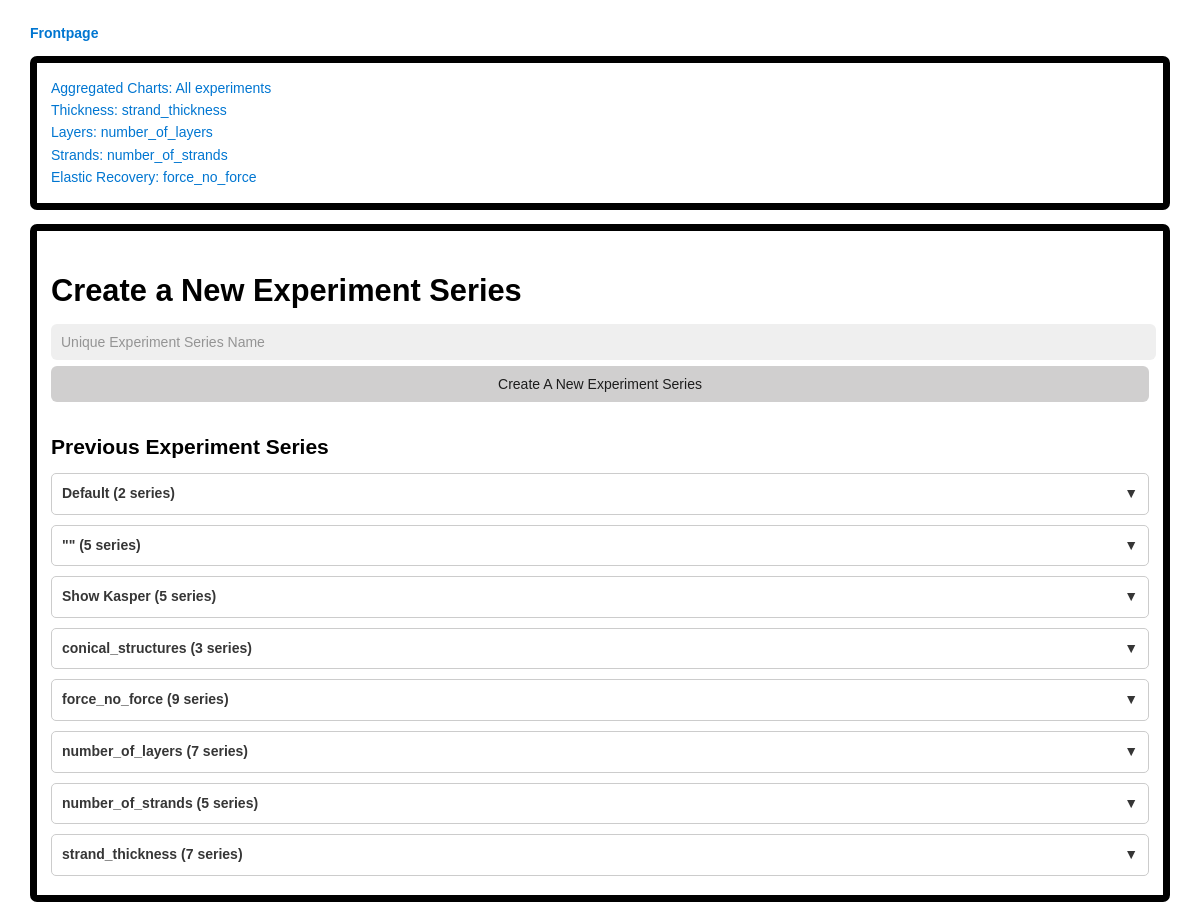
The page / on the database its author committed.
### database/models/experiment_series_model.py (models this page shows, shortened)
class ExperimentSeries(Base):
	__tablename__ = 'experiment_series'
	experiment_series_name = Column(String, primary_key=True, unique=True, nullable=False)
	group_name = Column(String, default='')
	description = Column(String, default='')
	num_experiments = Column(Integer, default=50)
	max_simulation_time = Column(Float, default=10.0)
	bounding_box_volume_threshold = Column(Float, default=1.8)
	beam_strain_threshold = Column(Float, default=0.08)
	node_velocity_threshold = Column(Float, default=3.0)
	initial_force_applied_in_y_direction = Column(Float, default=0.0)
	final_force_in_y_direction = Column(Float, default=0.0)
	initial_top_nodes_force_in_y_direction = Column(Float, default=0.0)
	final_top_nodes_force_in_y_direction = Column(Float, default=0.0)
	initial_force_applied_in_x_direction = Column(Float, default=0.0)
	final_force_in_x_direction = Column(Float, default=0.0)
	initial_force_applied_in_z_direction = Column(Float, default=0.0)
	final_force_in_z_direction = Column(Float, default=0.0)
	torsional_force = Column(Float, default=0.0)
	reset_force_after_seconds = Column(Integer)
	num_strands = Column(Integer, default=8)
	num_layers = Column(Integer, default=5)
	radius = Column(Float, default=0.1)
	pitch = Column(Float, default=0.1)  # The distance between two consecutive strands in the same layer
	radius_taper = Column(Float, default=0.0)  # Conicity (how much it narrows towards the top)
	strand_radius = Column(Float, default=0.007)
	material_youngs_modulus = Column(Float, default=1.72e10)  # Glass-reinforced polyester (GRP) https://en.wikipedia.org/wiki/Young%27s_modulus
	weight_kg = Column(Float, default=None)
	height_m = Column(Float, default=None)
	is_experiments_outdated = Column(Boolean, default=False) # Used to know that the values in this table have been changed without rerunning the experiments

### experiments_server/server.py (the view)
@app.route("/")
def index_page():
    grouped_experiment_series = select_all_experiment_series_grouped(g.db)
    return render_template(
        "frontpage/frontpage.html",
        grouped_experiment_series=grouped_experiment_series
    )

### database/queries/experiment_series_queries.py (called while the page is built)
def select_all_experiment_series_grouped(session):
	experiment_series = session.query(ExperimentSeries).order_by(ExperimentSeries.group_name, ExperimentSeries.experiment_series_name).all()
	grouped_experiment_series = {}
	for series in experiment_series:
		group_name = series.group_name or "Default"
		if group_name not in grouped_experiment_series:
			grouped_experiment_series[group_name] = []
		grouped_experiment_series[group_name].append(series)
	return grouped_experiment_series

### experiments_server/server.py (called while the page is built)
@app.before_request
def create_session():
	g.db = SessionLocal()

@app.teardown_appcontext
def teardown_session(exception=None):
	db = g.pop('db', None)
	if db is not None:
		db.close()

### experiments_server/templates/frontpage/frontpage.html (shortened to what this page needs)
{% extends "layout.html" %}
{% block body %}
<div class="block">
    <div style="font-size: 14px; line-height: 1.6;">
        <a href="/aggregated_charts">Aggregated Charts: All experiments</a><br>
        <a href="/thickness_analysis">Thickness: strand_thickness</a><br>
        <a href="/layer_analysis">Layers: number_of_layers</a><br>
        <a href="/strands_analysis">Strands: number_of_strands</a><br>
        <a href="/force_no_force_analysis">Elastic Recovery: force_no_force</a>
    </div>
</div>
<div class="block">
<h1>Create a New Experiment Series</h1>
<form action="/api/experiment_series" method="POST">
    <input id="new-experiment-input" type="text" placeholder="Unique Experiment Series Name" name="experiment_series_name" required>
    <button id="new-experiment-button">Create A New Experiment Series</button>
</form>
<h2>Previous Experiment Series</h2>
{% for group_name, experiment_series_list in grouped_experiment_series.items() %}
<div class="experiment-group collapsed">
    <div class="group-header" onclick="toggleGroup(this)">
        {{ group_name }} ({{ experiment_series_list|length }} series)
        <span class="toggle-icon">▼</span>
    </div>
</div>
{% endfor %}
</div>
{% endblock %}

### experiments_server/templates/layout.html (shortened to what this page needs)
<!DOCTYPE html>
<html>
<head>
  <link rel="stylesheet" href="{{ url_for('static', filename='water.css') }}">
  <link rel="stylesheet" type="text/css" href="{{ url_for('static', filename='style.css') }}">
</head>
<body>
  <nav>
    <h4><a id="nav-logo" href="/">Frontpage</a></h4>
  </nav>
  <div class="body">
  	{% block body %}{% endblock %}
  </div>
</body>
</html>

### experiments_server/static/water.css (style rules this page uses)
:root { --background-body: #fff; --background: #efefef; --background-alt: #f7f7f7; --selection: #9e9e9e; --text-main: #363636; --text-bright: #000; --text-muted: #70777f; --links: #0076d1; --focus: #0096bfab; --border: #dbdbdb; --code: #000; --animation-duration: 0.1s; --button-base: #d0cfcf; --button-hover: #9b9b9b; --scrollbar-thumb: rgb(170, 170, 170); --scrollbar-thumb-hover: var(--button-hover); --form-placeholder: #949494; --form-text: #1d1d1d; --variable: #39a33c; --highlight: #ff0; }
html { scrollbar-color: rgb(170, 170, 170) #fff; scrollbar-color: var(--scrollbar-thumb) var(--background-body); scrollbar-width: thin; }
body { font-family: system-ui, -apple-system, BlinkMacSystemFont, 'Segoe UI', 'Roboto', 'Oxygen', 'Ubuntu', 'Cantarell', 'Fira Sans', 'Droid Sans', 'Helvetica Neue', 'Segoe UI Emoji', 'Apple Color Emoji', 'Noto Color Emoji', sans-serif; line-height: 1.4; max-width: 800px; margin: 20px auto; padding: 0 10px; word-wrap: break-word; color: #363636; color: var(--text-main); background: #fff; background: var(--background-body); text-rendering: optimizeLegibility; }
button { transition: background-color 0.1s linear, border-color 0.1s linear, color 0.1s linear, box-shadow 0.1s linear, transform 0.1s ease; transition: background-color var(--animation-duration) linear, border-color var(--animation-duration) linear, color var(--animation-duration) linear, box-shadow var(--animation-duration) linear, transform var(--animation-duration) ease; }
input { transition: background-color 0.1s linear, border-color 0.1s linear, color 0.1s linear, box-shadow 0.1s linear, transform 0.1s ease; transition: background-color var(--animation-duration) linear, border-color var(--animation-duration) linear, color var(--animation-duration) linear, box-shadow var(--animation-duration) linear, transform var(--animation-duration) ease; }
h1 { font-size: 2.2em; margin-top: 0; }
h1, h2, h3, h4, h5, h6 { margin-bottom: 12px; margin-top: 24px; }
h1 { color: #000; color: var(--text-bright); }
h2 { color: #000; color: var(--text-bright); }
h4 { color: #000; color: var(--text-bright); }
h1, h2, h3, h4, h5, h6, b, strong, th { font-weight: 600; }
button, select, input[type='submit'], input[type='reset'], input[type='button'], input[type='checkbox'], input[type='range'], input[type='radio'] { cursor: pointer; }
input, select { display: block; }
input { color: #1d1d1d; color: var(--form-text); background-color: #efefef; background-color: var(--background); font-family: inherit; font-size: inherit; margin-right: 6px; margin-bottom: 6px; padding: 10px; border: none; border-radius: 6px; outline: none; }
button { color: #1d1d1d; color: var(--form-text); background-color: #efefef; background-color: var(--background); font-family: inherit; font-size: inherit; margin-right: 6px; margin-bottom: 6px; padding: 10px; border: none; border-radius: 6px; outline: none; }
button { background-color: #d0cfcf; background-color: var(--button-base); padding-right: 30px; padding-left: 30px; }
input { vertical-align: top; }
input:not([type='checkbox']):not([type='radio']), input[type='range'], select, button, textarea { -webkit-appearance: none; }
::placeholder { color: #949494; color: var(--form-placeholder); }
a { text-decoration: none; color: #0076d1; color: var(--links); }

### experiments_server/static/style.css (style rules this page uses)
body { font-family: 'Trebuchet MS', sans-serif; font-size: 14px; }
.block { border: 0.5em solid black; border-radius: 0.5em; padding: 1em; margin-bottom: 1em; }
body { max-width: 95vw; }
#new-experiment-input { width: 98.8%; }
#new-experiment-button { width: 100%; }
.group-header { font-weight: bold; cursor: pointer; padding: 10px; margin: 10px 0 5px 0; border: 1px solid #ccc; border-radius: 5px; user-select: none; }
.group-header .toggle-icon { float: right; font-weight: bold; }

### rows shown on the page
ExperimentSeries: group_name "\"\"", experiment_series_list "5"
ExperimentSeries: group_name "Show Kasper", experiment_series_list "5"
ExperimentSeries: group_name "conical_structures", experiment_series_list "3"
ExperimentSeries: group_name "force_no_force", experiment_series_list "9"
ExperimentSeries: group_name "number_of_layers", experiment_series_list "7"
ExperimentSeries: group_name "number_of_strands", experiment_series_list "5"
ExperimentSeries: group_name "strand_thickness", experiment_series_list "7"

### other values the page prints
{{ group_name }} "Default"
{{ experiment_series_list|length }} "2"
